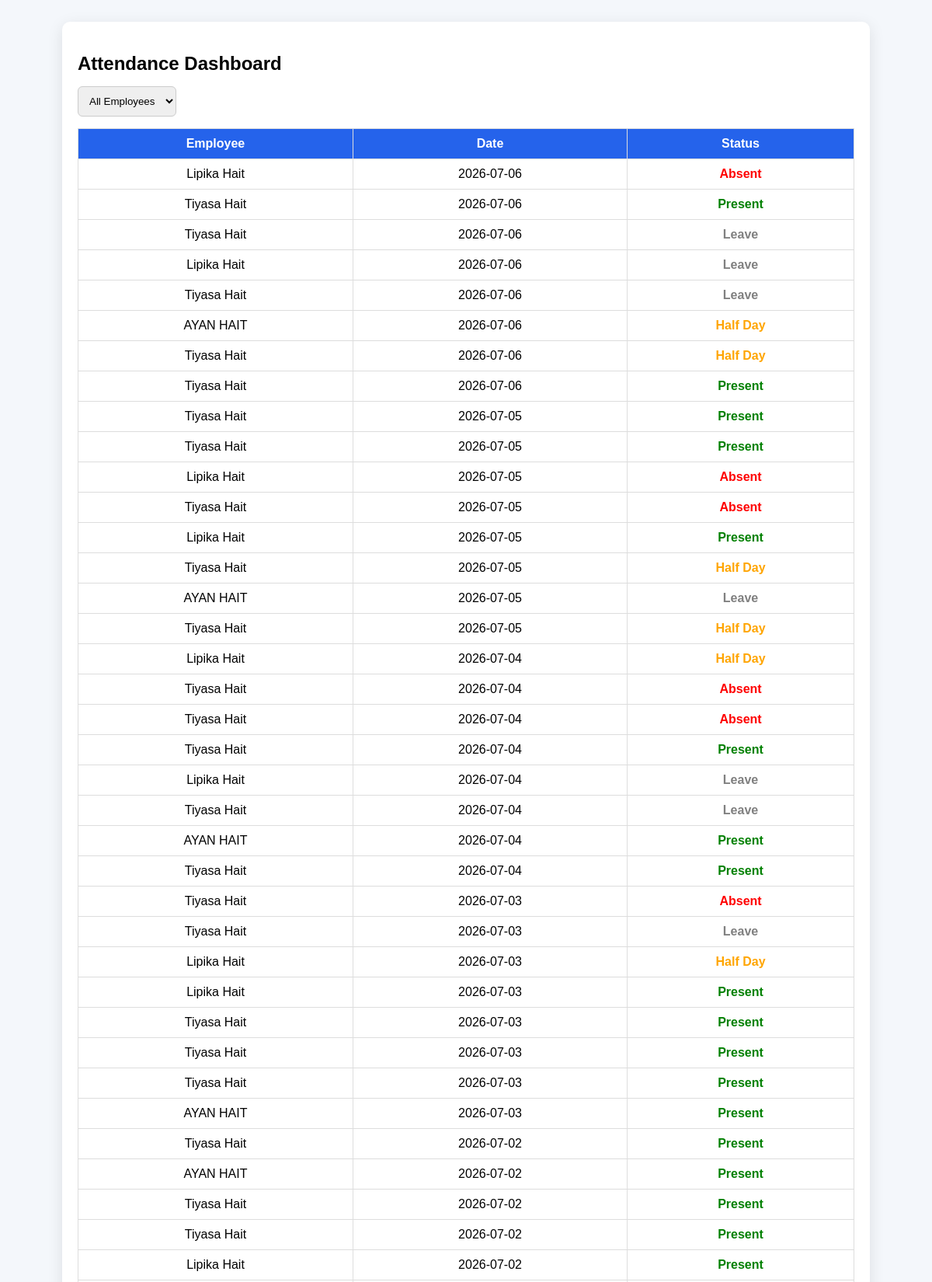
The page /admin_attendance.php (signed in, upper part) on the database its author committed.
### tables this page shows
CREATE TABLE `attendance` (
  `id` int(11) NOT NULL,
  `employee_id` int(11) DEFAULT NULL,
  `attendance_date` date DEFAULT NULL,
  `status` enum('Present','Absent','Half Day','Leave') DEFAULT NULL,
  `created_at` timestamp NOT NULL DEFAULT current_timestamp()
);

CREATE TABLE `employees` (
  `id` int(11) NOT NULL,
  `company_name` varchar(100) NOT NULL,
  `full_name` varchar(100) NOT NULL,
  `email` varchar(100) NOT NULL,
  `phone` varchar(10) NOT NULL,
  `address` text DEFAULT NULL,
  `login_id` varchar(20) DEFAULT NULL,
  `password` varchar(255) NOT NULL,
  `role` enum('Employee','HR') NOT NULL,
  `department` varchar(100) DEFAULT NULL,
  `job_title` varchar(100) DEFAULT NULL,
  `manager` varchar(100) DEFAULT NULL,
  `salary_basic` decimal(10,2) DEFAULT 0.00,
  `salary_hra` decimal(10,2) DEFAULT 0.00,
  `salary_allowance` decimal(10,2) DEFAULT 0.00,
  `tax_percent` decimal(5,2) DEFAULT 0.00,
  `nationality` varchar(100) DEFAULT NULL,
  `dob` date DEFAULT NULL,
  `gender` varchar(20) DEFAULT NULL,
  `marital_status` varchar(50) DEFAULT NULL,
  `date_of_joining` date DEFAULT NULL,
  `bank_name` varchar(100) DEFAULT NULL,
  `bank_account` varchar(50) DEFAULT NULL,
  `ifsc_code` varchar(20) DEFAULT NULL,
  `created_at` timestamp NOT NULL DEFAULT current_timestamp(),
  `attendance_status` varchar(20) NOT NULL DEFAULT 'Checked Out',
  `last_action_time` datetime DEFAULT NULL
);

### admin_attendance.php (the view, shortened to what this page needs)
<?php
include("connection.php");
$query = "
SELECT a.*, e.full_name
FROM attendance a
JOIN employees e ON a.employee_id = e.id
";
$query .= " ORDER BY a.attendance_date DESC";
$data = mysqli_query($conn, $query);
?>
<!DOCTYPE html>
<html>
<head>
</head>
<body>
<div class="container">
<h2>Attendance Dashboard</h2>
<form method="GET">
<select name="emp" onchange="this.form.submit()">
<option value="">All Employees</option>
</select>
</form>
<table>
<tr>
<th>Employee</th>
<th>Date</th>
<th>Status</th>
</tr>
<?php while($r=mysqli_fetch_assoc($data)){
$statusClass = "";
if($r['status']=="Present") $statusClass="status-present";
if($r['status']=="Absent") $statusClass="status-absent";
if($r['status']=="Half Day") $statusClass="status-half";
if($r['status']=="Leave") $statusClass="status-leave";
?>
<tr>
<td><?= htmlspecialchars($r['full_name']) ?></td>
<td><?= $r['attendance_date'] ?></td>
<td class="<?= $statusClass ?>">
<?= $r['status'] ?>
</td>
</tr>
<?php } ?>
</table>
</div>
</body>
</html>

### admin_attendance.php (style rules this page uses)
body { font-family:Arial; background:#f4f7fb; padding:20px; }
.container { max-width:1000px; margin:auto; background:white; padding:20px; border-radius:10px; box-shadow:0 5px 20px rgba(0,0,0,.1); }
h2 { margin-bottom:15px; }
select { padding:10px; margin-bottom:15px; border:1px solid #ccc; border-radius:6px; }
table { width:100%; border-collapse:collapse; }
th,td { padding:10px; border:1px solid #ddd; text-align:center; }
th { background:#2563EB; color:white; }
.status-present { color:green;font-weight:bold; }
.status-absent { color:red;font-weight:bold; }
.status-half { color:orange;font-weight:bold; }
.status-leave { color:gray;font-weight:bold; }

### rows shown on the page
attendance: employee.full_name "Lipika Hait", attendance_date "2026-07-06", status "Absent"
attendance: employee.full_name "Tiyasa Hait", attendance_date "2026-07-06", status "Present"
attendance: employee.full_name "Tiyasa Hait", attendance_date "2026-07-06", status "Leave"
attendance: employee.full_name "Lipika Hait", attendance_date "2026-07-06", status "Leave"
attendance: employee.full_name "Tiyasa Hait", attendance_date "2026-07-06", status "Leave"
attendance: employee.full_name "AYAN HAIT", attendance_date "2026-07-06", status "Half Day"
attendance: employee.full_name "Tiyasa Hait", attendance_date "2026-07-06", status "Half Day"
attendance: employee.full_name "Tiyasa Hait", attendance_date "2026-07-06", status "Present"
attendance: employee.full_name "Tiyasa Hait", attendance_date "2026-07-05", status "Present"
attendance: employee.full_name "Tiyasa Hait", attendance_date "2026-07-05", status "Present"
attendance: employee.full_name "Lipika Hait", attendance_date "2026-07-05", status "Absent"
attendance: employee.full_name "Tiyasa Hait", attendance_date "2026-07-05", status "Absent"
attendance: employee.full_name "Lipika Hait", attendance_date "2026-07-05", status "Present"
attendance: employee.full_name "Tiyasa Hait", attendance_date "2026-07-05", status "Half Day"
attendance: employee.full_name "AYAN HAIT", attendance_date "2026-07-05", status "Leave"
attendance: employee.full_name "Tiyasa Hait", attendance_date "2026-07-05", status "Half Day"
attendance: employee.full_name "Lipika Hait", attendance_date "2026-07-04", status "Half Day"
attendance: employee.full_name "Tiyasa Hait", attendance_date "2026-07-04", status "Absent"
attendance: employee.full_name "Tiyasa Hait", attendance_date "2026-07-04", status "Absent"
attendance: employee.full_name "Tiyasa Hait", attendance_date "2026-07-04", status "Present"
attendance: employee.full_name "Lipika Hait", attendance_date "2026-07-04", status "Leave"
attendance: employee.full_name "Tiyasa Hait", attendance_date "2026-07-04", status "Leave"
attendance: employee.full_name "AYAN HAIT", attendance_date "2026-07-04", status "Present"
attendance: employee.full_name "Tiyasa Hait", attendance_date "2026-07-04", status "Present"
attendance: employee.full_name "Tiyasa Hait", attendance_date "2026-07-03", status "Absent"
attendance: employee.full_name "Tiyasa Hait", attendance_date "2026-07-03", status "Leave"
attendance: employee.full_name "Lipika Hait", attendance_date "2026-07-03", status "Half Day"
attendance: employee.full_name "Lipika Hait", attendance_date "2026-07-03", status "Present"
attendance: employee.full_name "Tiyasa Hait", attendance_date "2026-07-03", status "Present"
attendance: employee.full_name "Tiyasa Hait", attendance_date "2026-07-03", status "Present"
attendance: employee.full_name "Tiyasa Hait", attendance_date "2026-07-03", status "Present"
attendance: employee.full_name "AYAN HAIT", attendance_date "2026-07-03", status "Present"
attendance: employee.full_name "Tiyasa Hait", attendance_date "2026-07-02", status "Present"
attendance: employee.full_name "AYAN HAIT", attendance_date "2026-07-02", status "Present"
attendance: employee.full_name "Tiyasa Hait", attendance_date "2026-07-02", status "Present"
attendance: employee.full_name "Tiyasa Hait", attendance_date "2026-07-02", status "Present"
attendance: employee.full_name "Lipika Hait", attendance_date "2026-07-02", status "Present"
